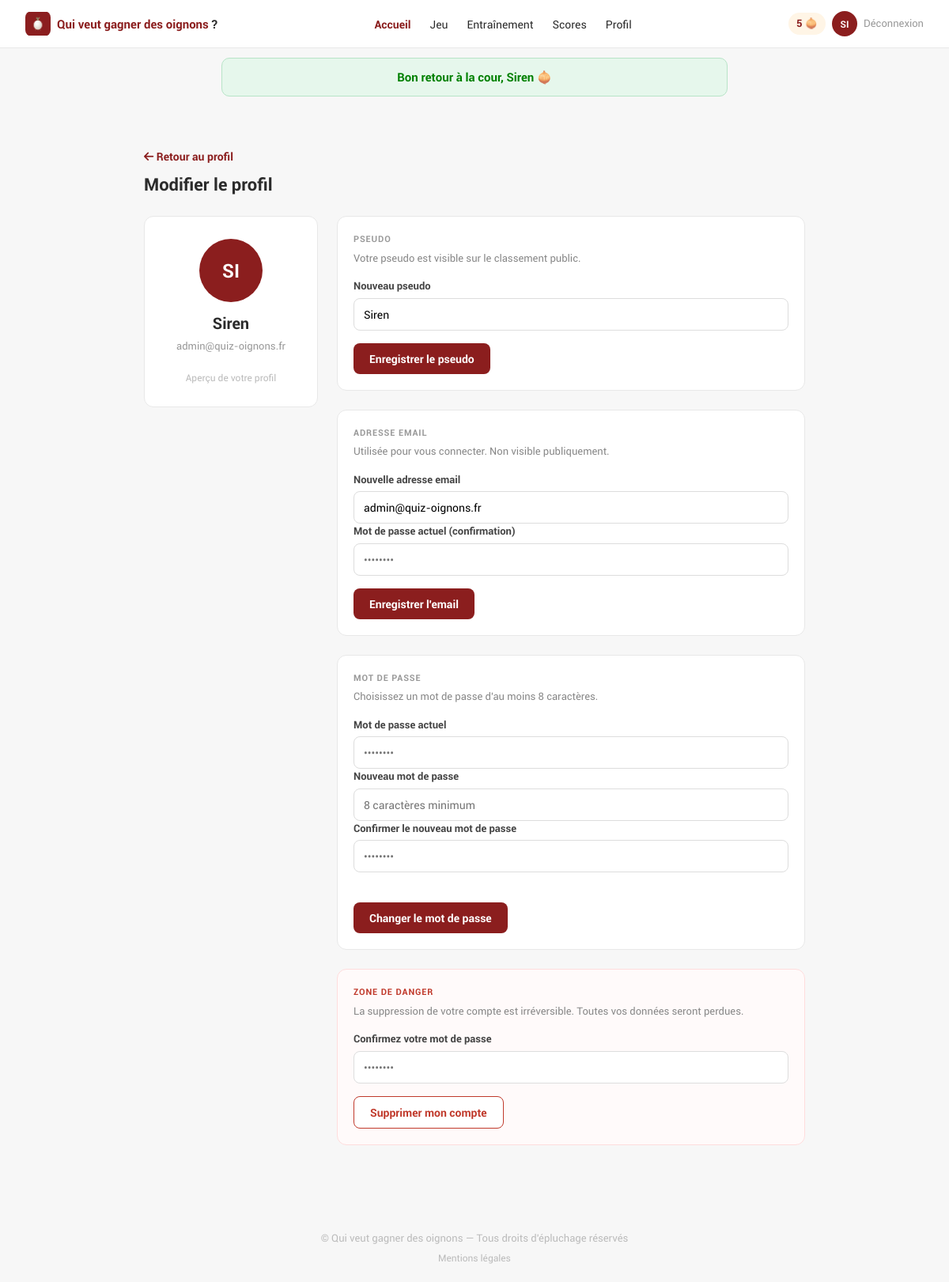
The app's page /linda-hillairet/Quiz_v2/index.php?action=editProfile (signed in) with its own data.
### tables this page shows
CREATE TABLE IF NOT EXISTS `users` (
  `id`           INT          UNSIGNED NOT NULL AUTO_INCREMENT,
  `pseudo`       VARCHAR(30)  NOT NULL,
  `email`        VARCHAR(255) NOT NULL UNIQUE,
  `password`     VARCHAR(255) NOT NULL,
  `oignons`      INT          UNSIGNED NOT NULL DEFAULT 0,
  `games_played` INT          UNSIGNED NOT NULL DEFAULT 0,
  `is_admin`     TINYINT(1)   NOT NULL DEFAULT 0,
  `created_at`   TIMESTAMP    NOT NULL DEFAULT CURRENT_TIMESTAMP,
  PRIMARY KEY (`id`)
);

### app/controllers/profileController.php (called while the page is built, shortened)
<?php
function showEditProfile()
{
    $user = findById($_SESSION['user']['id']);
    require RACINE . '/app/views/layouts/header.php';
    require RACINE . '/app/views/editProfileView.php';
    require RACINE . '/app/views/layouts/footer.php';
}

### index.php (called while the page is built, shortened)
<?php
require_once RACINE . "/app/helpers.php";
require_once RACINE . "/config/Database.php";
require_once RACINE . "/app/models/userModel.php";
$route = new Route;
$route->route();

### config/Database.php (called while the page is built, shortened)
<?php
class Database
{
    private static ?PDO $instance = null;
    public static function getInstance(): PDO
    {
        if (self::$instance === null) {
            $env = parse_ini_file(RACINE . '/.env');
            $dsn = "mysql:host={$env['DB_HOST']};dbname={$env['DB_NAME']};charset=utf8mb4";
            try {
                self::$instance = new PDO($dsn, $env['DB_USER'], $env['DB_PASS']);
                self::$instance->setAttribute(PDO::ATTR_ERRMODE, PDO::ERRMODE_EXCEPTION);
                self::$instance->setAttribute(PDO::ATTR_DEFAULT_FETCH_MODE, PDO::FETCH_ASSOC);
            } catch (PDOException $e) {
                die("Erreur de connexion : " . $e->getMessage());
            }
        }
        return self::$instance;
    }
}

### app/models/userModel.php (called while the page is built, shortened)
<?php
function findById($id)
{
    $stmt = Database::getInstance()->prepare("SELECT * FROM users WHERE id = ?");
    $stmt->execute([$id]);
    return $stmt->fetch();
}

### app/helpers.php (called while the page is built, shortened)
<?php
function initials($pseudo)
{
    $pseudo = trim($pseudo);
    $parts  = explode(' ', $pseudo);
    return strtoupper(substr($pseudo, 0, 2));
}

### app/views/editProfileView.php (the view)
<main id="main-content">
<div class="page-wrap">
  <div class="edit-profile-container">
    <header class="edit-profile-header">
      <a href="index.php?action=showProfile" class="edit-back"><i class="fa-solid fa-arrow-left" aria-hidden="true"></i> Retour au profil</a>
      <h1 class="edit-page-title">Modifier le profil</h1>
    </header>
    <div class="edit-profile-grid">
      <aside class="card edit-preview-card" aria-label="Aperçu du profil">
        <div class="profile-avatar-lg" id="preview-avatar"><?= initials($user['pseudo']) ?></div>
        <p class="profile-name" id="preview-name"><?= htmlspecialchars($user['pseudo']) ?></p>
        <p class="profile-since"><?= htmlspecialchars($user['email']) ?></p>
        <p class="edit-preview-hint">Aperçu de votre profil</p>
      </aside>
      <div class="edit-forms">
        <section class="card edit-section" aria-labelledby="pseudo-title">
          <h2 class="card-label" id="pseudo-title">PSEUDO</h2>
          <p class="edit-section-desc">Votre pseudo est visible sur le classement public.</p>
          <form method="POST" action="index.php?action=updatePseudo">
            <div class="auth-field">
              <label for="pseudo-input">Nouveau pseudo</label>
              <input type="text" name="pseudo" value="<?= htmlspecialchars($user['pseudo']) ?>" required minlength="3" maxlength="50" id="pseudo-input">
            </div>
            <button type="submit" class="btn-save">Enregistrer le pseudo</button>
          </form>
        </section>
        <section class="card edit-section" aria-labelledby="email-title">
          <h2 class="card-label" id="email-title">ADRESSE EMAIL</h2>
          <p class="edit-section-desc">Utilisée pour vous connecter. Non visible publiquement.</p>
          <form method="POST" action="index.php?action=updateEmail">
            <div class="auth-field">
              <label for="email-input">Nouvelle adresse email</label>
              <input type="email" id="email-input" name="email" value="<?= htmlspecialchars($user['email']) ?>" required>
            </div>
            <div class="auth-field">
              <label for="email-current-password">Mot de passe actuel (confirmation)</label>
              <input type="password" id="email-current-password" name="current_password" placeholder="••••••••" required>
            </div>
            <button type="submit" class="btn-save">Enregistrer l'email</button>
          </form>
        </section>
        <section class="card edit-section" aria-labelledby="password-title">
          <h2 class="card-label" id="password-title">MOT DE PASSE</h2>
          <p class="edit-section-desc">Choisissez un mot de passe d'au moins 8 caractères.</p>
          <form method="POST" action="index.php?action=updatePassword">
            <div class="auth-field">
              <label for="current-password">Mot de passe actuel</label>
              <input type="password" id="current-password" name="current_password" placeholder="••••••••" required>
            </div>
            <div class="auth-field">
              <label for="new-pass">Nouveau mot de passe</label>
              <input type="password" name="new_password" placeholder="8 caractères minimum" required minlength="8" id="new-pass">
            </div>
            <div class="auth-field">
              <label for="confirm-pass">Confirmer le nouveau mot de passe</label>
              <input type="password" name="confirm_password" placeholder="••••••••" required minlength="8" id="confirm-pass">
            </div>
            <p class="pass-match-msg" id="pass-msg" aria-live="polite"></p>
            <button type="submit" class="btn-save">Changer le mot de passe</button>
          </form>
        </section>
        <section class="card edit-section edit-danger-zone" aria-labelledby="danger-title">
          <h2 class="card-label edit-danger-title" id="danger-title">ZONE DE DANGER</h2>
          <p class="edit-section-desc">La suppression de votre compte est irréversible. Toutes vos données seront perdues.</p>
          <form method="POST" action="index.php?action=deleteAccount" onsubmit="return confirm('Êtes-vous sûr ? Cette action est irréversible.')">
            <div class="auth-field">
              <label for="delete-password">Confirmez votre mot de passe</label>
              <input type="password" id="delete-password" name="current_password" placeholder="••••••••" required>
            </div>
            <button type="submit" class="btn-danger">Supprimer mon compte</button>
          </form>
        </section>
      </div>
    </div>
  </div>
</div>
</main>

### public/style.css (style rules this page uses)
*, *::before, *::after { box-sizing: border-box; margin: 0; padding: 0; }
:root { --red: #8b1e1e; --red-dark: #6e1717; --red-light: #fff5f5; --gold: #b45309; --yellow: #f5c842; --green: #2d6a4f; --bg: #f7f7f7; --white: #ffffff; --border: #e8e8e8; --text: #2b2b2b; --muted: #999999; --radius: 12px; }
html { scroll-behavior: smooth; }
body { font-family: 'Roboto', Arial, sans-serif; background: var(--bg); color: var(--text); font-size: 15px; line-height: 1.5; }
a { color: inherit; }
button { cursor: pointer; font-family: inherit; }
.card { background: var(--white); border-radius: var(--radius); border: 1px solid var(--border); padding: 20px; }
.card-label { font-size: 11px; font-weight: 700; letter-spacing: 0.08em; color: var(--muted); text-transform: uppercase; margin-bottom: 4px; }
.btn-save { background: var(--red); color: white; border: none; border-radius: 8px; padding: 10px 20px; font-size: 14px; font-weight: 700; cursor: pointer; margin-top: 16px; display: inline-block; }
.btn-danger { background: white; color: #c0392b; border: 1.5px solid #c0392b; border-radius: 8px; padding: 10px 20px; font-size: 14px; font-weight: 700; cursor: pointer; margin-top: 16px; display: inline-block; }
input, textarea, select { padding: 10px 12px; border-radius: 8px; border: 1px solid #ddd; width: 100%; font-size: 14px; font-family: inherit; background: white; }
label { display: block; font-size: 13px; font-weight: 700; color: #444; margin-bottom: 5px; }
.page-wrap { width: 100%; padding: 16px; }
@media (min-width: 640px) { .page-wrap { padding: 24px 20px; max-width: 760px; margin: 0 auto; } }
@media (min-width: 900px) { .page-wrap { max-width: 1200px; padding: 28px 32px; } }
.profile-avatar-lg { width: 72px; height: 72px; background: var(--red); color: white; border-radius: 50%; display: flex; align-items: center; justify-content: center; font-size: 22px; font-weight: 700; margin: 0 auto 12px; }
.profile-name { font-size: 20px; font-weight: 700; }
.profile-since { font-size: 13px; color: var(--muted); margin-top: 4px; }
@media (min-width: 900px) { .profile-avatar-lg { width: 80px; height: 80px; font-size: 24px; } }
.edit-back { color: var(--red); text-decoration: none; font-size: 14px; font-weight: 700; }
.edit-section { padding: 20px; margin-bottom: 12px; }
.edit-section-desc { font-size: 13px; color: #888; margin: 6px 0 16px; line-height: 1.5; }
.edit-danger-zone { border-color: #fdd; background: #fffafa; }
.pass-match-msg { font-size: 12px; min-height: 18px; margin-top: 4px; }
@media (min-width: 900px) { .edit-preview-card { text-align: center; padding: 28px 20px; position: sticky; top: 80px; align-self: start; } }
.edit-page-title { font-size: 22px; margin-top: 8px; }
.edit-preview-hint { font-size: 12px; color: #bbb; margin-top: 20px; }
.edit-danger-title { color: #c0392b; }
.edit-profile-container { max-width: 900px; margin: 0 auto; padding: 16px; }
.edit-profile-header { margin-bottom: 24px; }
.edit-profile-grid { display: flex; flex-direction: column; gap: 16px; }
.edit-forms { display: flex; flex-direction: column; gap: 12px; }
@media (min-width: 900px) { .edit-profile-container { padding: 24px 32px; } }
@media (min-width: 900px) { .edit-profile-grid { display: grid; grid-template-columns: 220px 1fr; gap: 24px; align-items: start; } }
@media (min-width: 900px) { .edit-preview-card { position: sticky; top: 80px; text-align: center; padding: 28px 20px; } }

### records on screen
users: pseudo "SI", pseudo "Siren", email "admin@quiz-oignons.fr"

### other values on screen
$_SESSION['user']['oignons'] "5"
$initials "SI"
$_SESSION['success'] "Bon retour à la cour, Siren 🧅"
